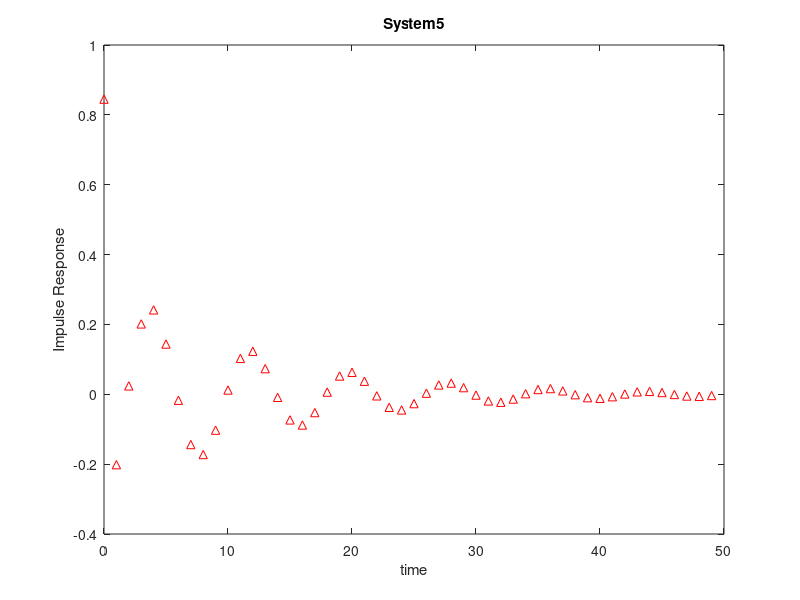

This figure's MATLAB source: (Note: this script raises an error after producing the figure.)
%% Prob 5.9.a
N = 5000;
u = randn(1,N);
maxlag = 50;
[Rest,lags] = xcorr(u,maxlag,'unbiased'); % computed autocorrelation from data
plot(lags,Rest,'-ob')
hold on
Ruu_k = [zeros(1,50), 1, zeros(1,50)]; % theoretical autocorrelation
plot(lags,Ruu_k ,'r')
xlabel('lags'); ylabel('Ruu(k)');

% Theoretical autocorrelation function of white noise is diracdelta(k).
% Empirical autocorrelation function matches very well with theoretical
% function.

%% Prob 5.9.b
% System1
b0 = [5, 0]; a0 = [1, -1.3, 0.845];
zplane(b0,a0);
title ('System1')
[h1,t1] = impz(b0,a0,50);
impz(b0,a0,50)
xlabel('time'); ylabel('Impulse Response')
title ('System1')
% System2
b1 = [1, 1.3, 0.845];  a1 = [1, -1.3, 0.845];
zplane(b1,a1);
title ('System2')
[h2,t2] = impz(b1,a1,50);
impz(b1,a1,50)
xlabel('time'); ylabel('Impulse Response')
title ('System2') 
% System3
b2 = [0.3, 0]; a2 = [1, -0.8];
zplane(b2,a2);
title ('System3')
[h3,t3] = impz(b2,a2,50);
impz(b2,a2,50)
xlabel('time'); ylabel('Impulse Response')
title ('System3') 
% System4
b3 = [0.06, 0.12, 0.06]; a3 = [1,-1.3, 0.845];
zplane(b3,a3);
title ('System4')
[h4,t4] = impz(b3,a3,50);
impz(b3,a3,50)
xlabel('time'); ylabel('Impulse Response')
title ('System4') 
% System5
b4 = [0.845, -1.3, 1]; a4 = [1, -1.3, 0.845];
zplane(b4,a4);
title ('System5')
[h5,t5] = impz(b4,a4,50);
impz(b4,a4,50)
xlabel('time'); ylabel('Impulse Response')
title ('System5')

%% Prob 5.9.c
% System1
Y1 = filter(b0,a0,u);
pdf1d(Y1);
% System2
Y2 = filter(b1,a1,u);
pdf1d(Y2);
% System3
Y3 = filter(b2,a2,u);
pdf1d(Y3);
% System4
Y4 = filter(b3,a3,u);
pdf1d(Y4);
% System5
Y5 = filter(b4,a4,u);
pdf1d(Y5);

%% Prob 5.9.d

% System1
[RestY1,lagsY1] = xcorr(Y1,maxlag,'unbiased'); % empirical
plot(lagsY1,RestY1,'-ob')
[Ryy1,lag_th_y1] = syscor(b0,a0,maxlag); % theoretical for white noise input RYY(n) = h(n)*h(?n).
hold on
plot(lag_th_y1,Ryy1 ,'r')
xlabel('lags'); ylabel('R_y_y_1(k)');
title ('System1')
legend('Empirical Autocorrelation','Theoretical Autocorrelation')
% System2
[RestY2,lagsY2] = xcorr(Y2,maxlag,'unbiased');
plot(lagsY2,RestY2,'-ob')
[Ryy2,lag_th_y2] = syscor(b1,a1,maxlag);
hold on
plot(lag_th_y2,Ryy2 ,'r')
xlabel('lags'); ylabel('R_y_y_2(k)');
title ('System2')
legend('Empirical Autocorrelation','Theoretical Autocorrelation')
% System3
[RestY3,lagsY3] = xcorr(Y3,maxlag,'unbiased');
plot(lagsY3,RestY3,'-ob')
[Ryy3,lag_th_y3] = syscor(b2,a2,maxlag);
hold on
plot(lag_th_y3,Ryy3 ,'r')
xlabel('lags'); ylabel('R_y_y_3(k)');
title ('System3')
legend('Empirical Autocorrelation','Theoretical Autocorrelation')
% System4
[RestY4,lagsY4] = xcorr(Y4,maxlag,'unbiased');
plot(lagsY4,RestY4,'-ob')
[Ryy4,lag_th_y4] = syscor(b3,a3,maxlag);
hold on
plot(lag_th_y4,Ryy4 ,'r')
xlabel('lags'); ylabel('R_y_y_4(k)');
title ('System4')
legend('Empirical Autocorrelation','Theoretical Autocorrelation')
% System5
[RestY5,lagsY5] = xcorr(Y5,maxlag,'unbiased');
plot(lagsY5,RestY5,'-ob')
[Ryy5,lag_th_y5] = syscor(b4,a4,maxlag);
hold on
plot(lag_th_y5,Ryy5 ,'r')
xlabel('lag5'); ylabel('R_y_y_5(k)');
title ('System5')
legend('Empirical Autocorrelation','Theoretical Autocorrelation')

%% Prob 5.9.e

% System1
[Ruy1,lag1] = xcorr(u,Y1,maxlag,'unbiased');
impz(b0,a0,50)
hold on
plot(lag1,Ruy1)
legend('Estimated impulse response','True impulse response'); title ('System1')
% System2
[Ruy2,lag2] = xcorr(u,Y2,maxlag,'unbiased');
impz(b1,a1,50)
hold on
plot(lag2,Ruy2)
legend('Estimated impulse response','True impulse response'); title ('System2')
% System3
[Ruy3,lag3] = xcorr(u,Y3,maxlag,'unbiased');
impz(b2,a2,50)
hold on
plot(lag3,Ruy3)
legend('Estimated impulse response','True impulse response'); title ('System3')
% System4
[Ruy4,lag4] = xcorr(u,Y4,maxlag,'unbiased');
impz(b3,a3,50)
hold on
plot(lag4,Ruy4)
legend('Estimated impulse response','True impulse response'); title ('System4')
% System5
[Ruy5,lag5] = xcorr(u,Y5,maxlag,'unbiased');
impz(b4,a4,50)
hold on
plot(lag5,Ruy5)
legend('Estimated impulse response','True impulse response'); title ('System5')